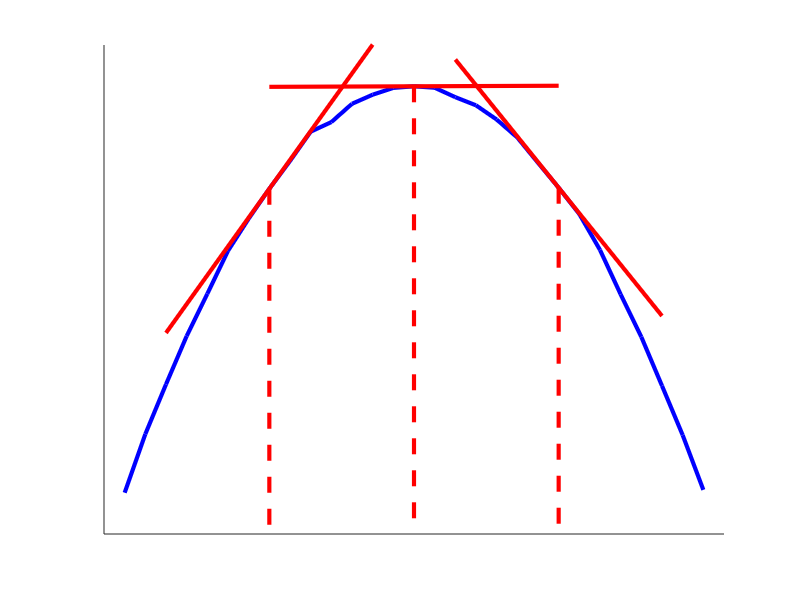

This figure's MATLAB source:
function arsEnvelope
    x = randn([1,1000000]);
    [n, xout] = hist(x, -1.5:0.1:1.5);
    n(1) = []; xout(1) = [];
    n(end) = []; xout(end) = [];
    n = n / max(n);
    n = log(n);
    
    figure(1); clf; hold on;
    plot(xout, n, '-b', 'LineWidth', 3);
    
    x1 = -0.7;
    [~, ind1] = min(abs(xout - x1));
    x1 = xout(ind1);
    ratio1 = (n(ind1+1) - n(ind1-1)) / (xout(ind1+1) - xout(ind1-1));
    plot([x1 - 0.5, x1 + 0.5], [n(ind1)-0.5*ratio1, n(ind1)+0.5*ratio1], '-r', 'LineWidth', 3);
    plot([x1, x1], [n(ind1),min(n)-0.1], '--r', 'LineWidth', 3);
    
    x2 = 0;
    [~, ind2] = min(abs(xout - x2));
    x2 = xout(ind2);
    ratio2 = (n(ind2+1) - n(ind2-1)) / (xout(ind2+1) - xout(ind2-1));
    plot([x2 - 0.7, x2 + 0.7], [n(ind2)-0.7*ratio2, n(ind2)+0.7*ratio2], '-r', 'LineWidth', 3);
    plot([x2, x2], [n(ind2),min(n)-0.1], '--r', 'LineWidth', 3);
    
    x3 = 0.7;
    [~, ind3] = min(abs(xout - x3));
    x3 = xout(ind3);
    ratio3 = (n(ind3+1) - n(ind3-1)) / (xout(ind3+1) - xout(ind3-1));
    plot([x3 - 0.5, x3 + 0.5], [n(ind3)-0.5*ratio3, n(ind3)+0.5*ratio3], '-r', 'LineWidth', 3);
    plot([x3, x3], [n(ind3),min(n)-0.1], '--r', 'LineWidth', 3);    
    
    xlim([-1.5,1.5]);
    ylim([min(n)-0.1, max(n)+0.1]);
    set(gca, 'XTick', []);
    set(gca, 'YTick', []);
    hold off;
end
